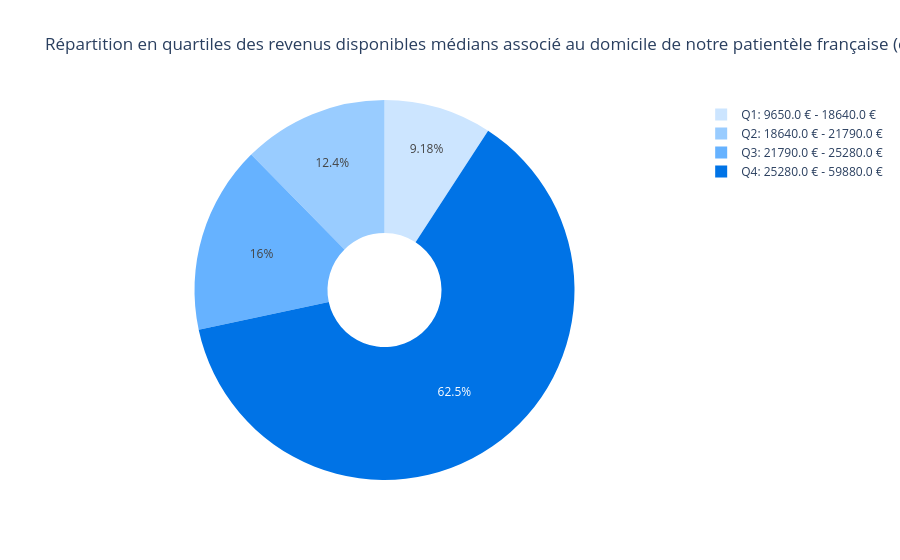

The code cell stored with this chart in its notebook:
### Code cell
labels = [f"Q{i+1}: {np.round(bords_revenus[i],2)} € - {np.round(bords_revenus[i+1],2)} €" for i in range(0,4,1)]
quartile_count = df_patients_revenus['quartile'].value_counts().sort_index()
colors = ['#cce5ff', '#99ccff', '#66b2ff', '#0073e6']

fig = go.Figure(
    data=[go.Pie(
        labels=labels,
        values=quartile_count.values,
        sort=False,
        hole=.3
        )
    ])
fig.update_layout(title="Répartition en quartiles des revenus disponibles médians associé au domicile de notre patientèle française (en €)")
fig.update_traces(textposition='inside', textinfo='percent',marker=dict(colors=colors))
fig.show()

### Figure 1 — Plotly figure (JSON) as saved in the notebook; plotly's stock layout.template omitted (floating-point values rounded to 4 significant figures)
{"data": [{"hole": 0.3, "labels": ["Q1: 9650.0 € - 18640.0 €", "Q2: 18640.0 € - 21790.0 €", "Q3: 21790.0 € - 25280.0 €", "Q4: 25280.0 € - 59880.0 €"], "marker": {"colors": ["#cce5ff", "#99ccff", "#66b2ff", "#0073e6"]}, "sort": false, "textinfo": "percent", "textposition": "inside", "type": "pie", "values": [4171, 5623, 7255, 28380]}], "layout": {"title": {"text": "Répartition en quartiles des revenus disponibles médians associé au domicile de notre patientèle française (en €)"}}}
